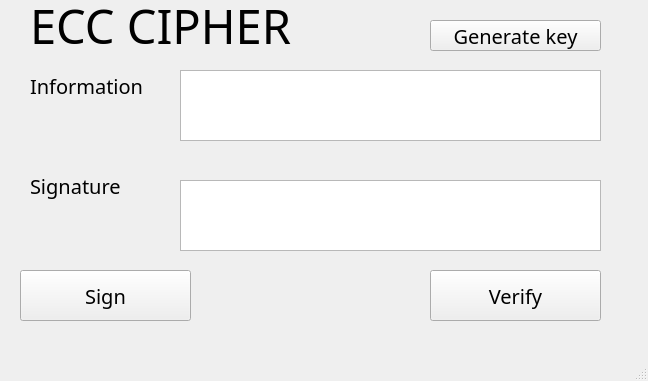
<?xml version="1.0" encoding="UTF-8"?>
<ui version="4.0">
 <class>MainWindow</class>
 <widget class="QMainWindow" name="MainWindow">
  <property name="geometry">
   <rect>
    <x>0</x>
    <y>0</y>
    <width>648</width>
    <height>381</height>
   </rect>
  </property>
  <property name="windowTitle">
   <string>MainWindow</string>
  </property>
  <widget class="QWidget" name="centralwidget">
   <widget class="QLabel" name="label">
    <property name="geometry">
     <rect>
      <x>30</x>
      <y>0</y>
      <width>291</width>
      <height>51</height>
     </rect>
    </property>
    <property name="font">
     <font>
      <family>SVN-Gilroy XBold</family>
      <pointsize>35</pointsize>
     </font>
    </property>
    <property name="text">
     <string>ECC CIPHER</string>
    </property>
   </widget>
   <widget class="QLabel" name="label_2">
    <property name="geometry">
     <rect>
      <x>30</x>
      <y>70</y>
      <width>141</width>
      <height>31</height>
     </rect>
    </property>
    <property name="font">
     <font>
      <family>SVN-Gilroy XBold</family>
      <pointsize>15</pointsize>
     </font>
    </property>
    <property name="text">
     <string>Information</string>
    </property>
   </widget>
   <widget class="QLabel" name="label_3">
    <property name="geometry">
     <rect>
      <x>30</x>
      <y>170</y>
      <width>141</width>
      <height>31</height>
     </rect>
    </property>
    <property name="font">
     <font>
      <family>SVN-Gilroy XBold</family>
      <pointsize>15</pointsize>
     </font>
    </property>
    <property name="text">
     <string>Signature</string>
    </property>
   </widget>
   <widget class="QPlainTextEdit" name="txt_info">
    <property name="geometry">
     <rect>
      <x>180</x>
      <y>70</y>
      <width>421</width>
      <height>71</height>
     </rect>
    </property>
   </widget>
   <widget class="QPlainTextEdit" name="txt_sign">
    <property name="geometry">
     <rect>
      <x>180</x>
      <y>180</y>
      <width>421</width>
      <height>71</height>
     </rect>
    </property>
   </widget>
   <widget class="QPushButton" name="btn_gen_key">
    <property name="geometry">
     <rect>
      <x>430</x>
      <y>20</y>
      <width>171</width>
      <height>31</height>
     </rect>
    </property>
    <property name="font">
     <font>
      <family>SVN-Gilroy Medium</family>
      <pointsize>15</pointsize>
     </font>
    </property>
    <property name="text">
     <string>Generate key</string>
    </property>
   </widget>
   <widget class="QPushButton" name="btn_sign">
    <property name="geometry">
     <rect>
      <x>20</x>
      <y>270</y>
      <width>171</width>
      <height>51</height>
     </rect>
    </property>
    <property name="font">
     <font>
      <family>SVN-Gilroy Medium</family>
      <pointsize>15</pointsize>
     </font>
    </property>
    <property name="text">
     <string>Sign</string>
    </property>
   </widget>
   <widget class="QPushButton" name="btn_verify">
    <property name="geometry">
     <rect>
      <x>430</x>
      <y>270</y>
      <width>171</width>
      <height>51</height>
     </rect>
    </property>
    <property name="font">
     <font>
      <family>SVN-Gilroy Medium</family>
      <pointsize>15</pointsize>
     </font>
    </property>
    <property name="text">
     <string>Verify</string>
    </property>
   </widget>
  </widget>
  <widget class="QMenuBar" name="menubar">
   <property name="geometry">
    <rect>
     <x>0</x>
     <y>0</y>
     <width>648</width>
     <height>21</height>
    </rect>
   </property>
  </widget>
  <widget class="QStatusBar" name="statusbar"/>
 </widget>
 <resources/>
 <connections/>
</ui>
